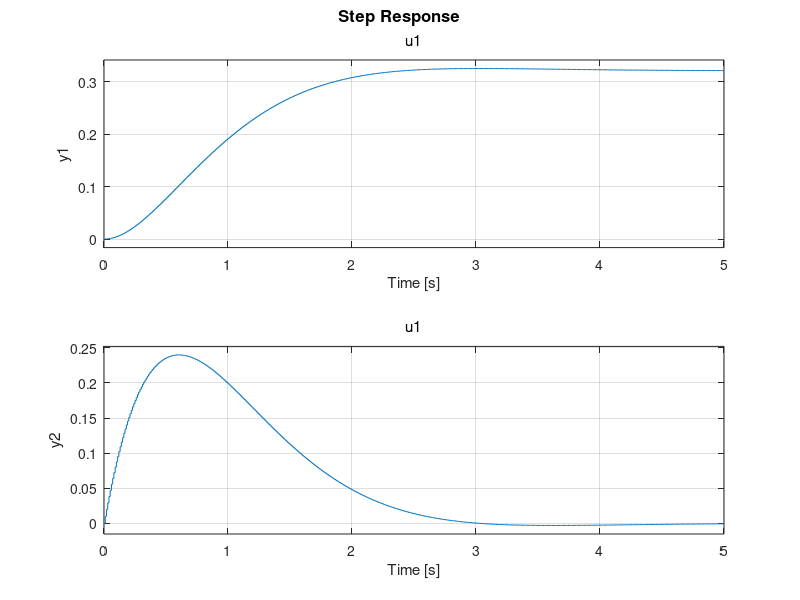

Write the MATLAB code that produced this figure.
clear;clc

% Model Discrete System
m = 1.0;
A = [0 1; 0 0];
B = [0 1/m]';
C = eye(2);
D = [0 0]';
Ts = 0.01;
sys_c = ss(A,B,C,D);
sys_d = c2d(sys_c, Ts, 'zoh');
A_d = sys_d.A;
B_d = sys_d.B;
C_d = sys_d.C;
D_d = sys_d.D;

% Choose Q and R
Q = [100 0; 0 20];   
R = 10;       

% Compute the LQR gain K
K = dlqr(A_d, B_d, Q, R);

% Feedback model and step response
sys1 = ss(A_d-B_d*K,B_d,C_d,D_d,Ts);
step(sys1)